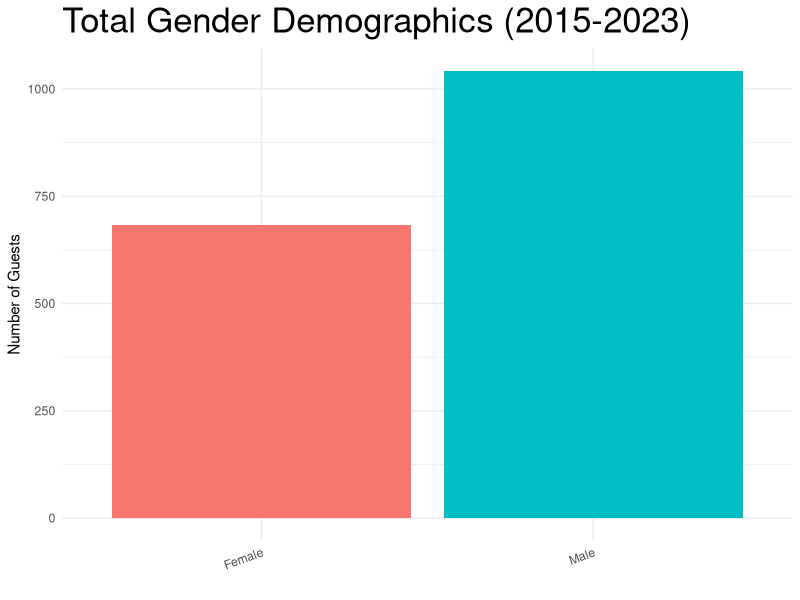
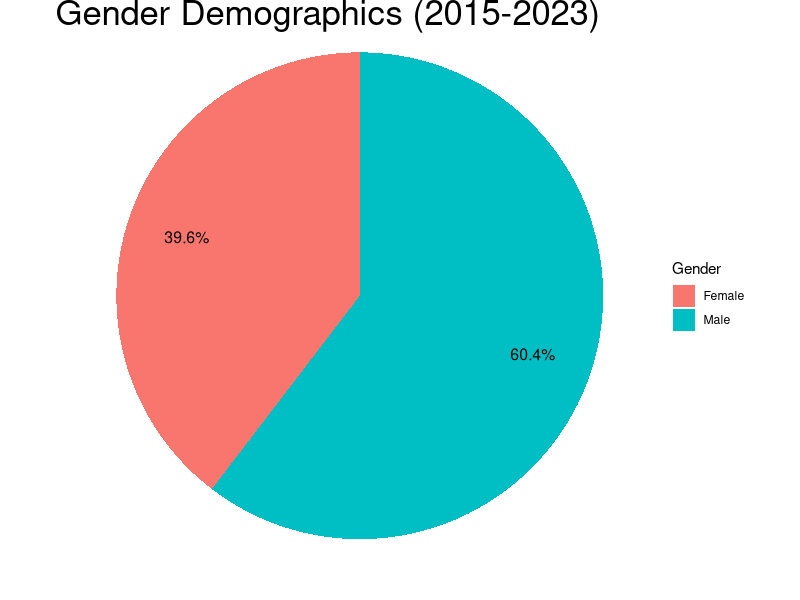
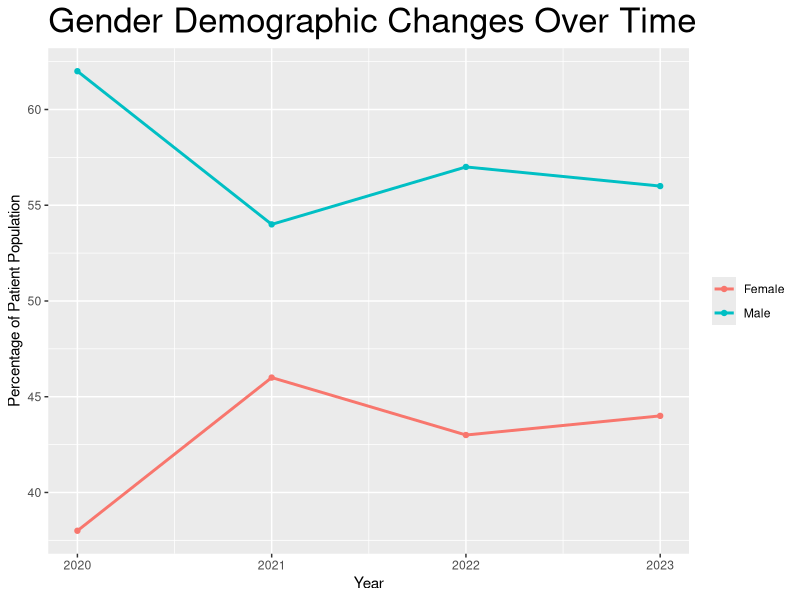
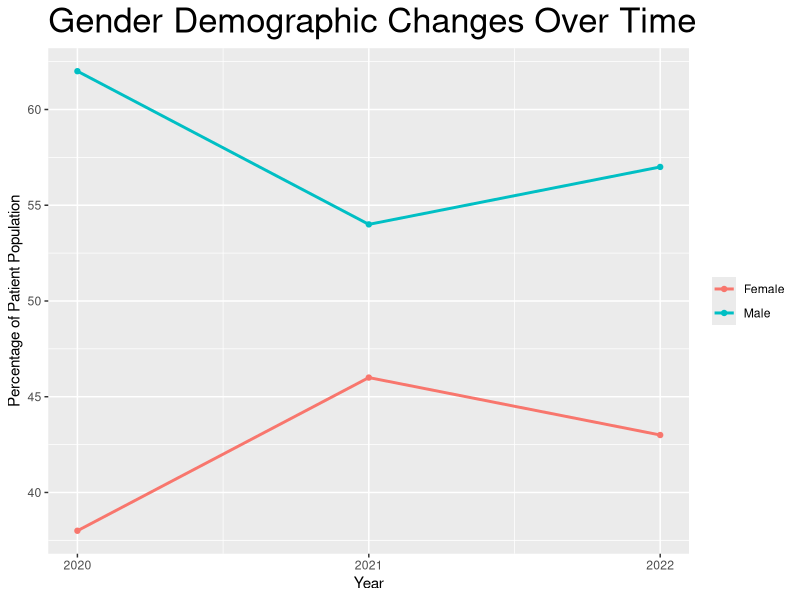

The R source for these figures, in order:
getwd()
setwd()

install.packages("ggplot2")
library(ggplot2)

# data
Gender <- data.frame(
  Gender_Group = c("Female", "Male"),
  Count = c(684, 1043)
)

# bar chart
ggplot(Gender, aes(x = Gender_Group, y = Count, fill = Gender_Group)) +
  geom_bar(stat = "identity") +
  labs(x = "Gender", y = "Number of Guests", title = "Total Gender Demographics (2015-2023)") +
  theme_minimal() + 
  theme(axis.text.x = element_text(angle = 20, hjust = 1)) + 
  guides(fill = FALSE) +
  xlab("") +
  theme(plot.title = element_text(size = 25))

# pie chart
Gender$Percentage <- (Gender$Count / sum(Gender$Count)) * 100

legend_data <- data.frame(
  Gender_Group = Gender$Gender_Group,
  Percentage = scales::percent(Gender$Percentage)
)

ggplot(Gender, aes(x = "", y = Count, fill = Gender_Group)) +
  geom_bar(stat = "identity", width = 1) +
  coord_polar(theta = "y") +
  labs(title = "Gender Demographics (2015-2023)") +
  theme_void() +
  theme(legend.position = "right") +
  geom_text(aes(label = scales::percent(Count/sum(Count), accuracy = 0.1),x = 1.25), 
            position = position_stack(vjust = 0.5), size = 4) +
  labs(fill = "Gender") +
  theme(plot.title = element_text(margin = margin(b = -30))) +
  theme(plot.title = element_text(size = 25))


# trendline graph w estimated 2023
Gender_Change <- data.frame(
  Year = rep(c(2020, 2021, 2022, 2023), each = 2),
  Gender_Group = rep(c("Female","Male"), times = 4),
  # calculated percentages in Excel
  Percentage = c(
    38, 62, 46, 54, 43, 57, 44, 56
  )
)

ggplot(Gender_Change, aes(x = Year, y = Percentage, color = Gender_Group)) +
  geom_line(linewidth = 1) +
  geom_point(size = 1.5) +
  labs(title = "Gender Demographic Changes Over Time", x = "Year", y = "Percentage of Patient Population") +
  theme(legend.title = element_blank()) +
  theme(plot.title = element_text(size = 25))


# trendline graph 2020-2022
Gender_Change <- data.frame(
  Year = rep(c(2020, 2021, 2022), each = 2),
  Gender_Group = rep(c("Female","Male"), times = 3),
  # calculated percentages in Excel
  Percentage = c(
    38, 62, 46, 54, 43, 57
  )
)

ggplot(Gender_Change, aes(x = Year, y = Percentage, color = Gender_Group)) +
  geom_line(linewidth = 1) +
  geom_point(size = 1.5) +
  labs(title = "Gender Demographic Changes Over Time", x = "Year", y = "Percentage of Patient Population") +
  scale_x_continuous(breaks = c(2020, 2021, 2022),
                     labels = c("2020", "2021", "2022")) +
  theme(legend.title = element_blank()) +
  theme(plot.title = element_text(size = 25))

